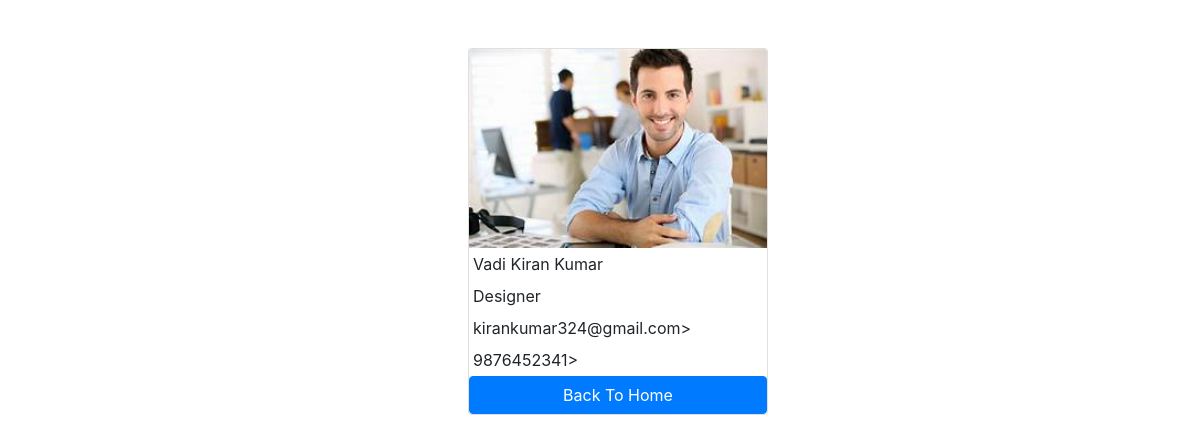
Screenshot of /employees/5/ with the database file from the repository.
### salary/models.py (models this page shows, shortened)
class Employee(models.Model):
    first_name=models.CharField(max_length=100)
    last_name=models.CharField(max_length=100)
    photo=models.ImageField(upload_to='images')
    designation=models.CharField(max_length=100)
    email_address=models.EmailField(max_length=100,unique=True)
    phone_number=models.CharField(max_length=10,blank=True)

### salary/views.py (the view)
# urls.py: path('<int:pk>/',views.employee_detail,name='employee_detail'),
def employee_detail(request,pk):
    employee=get_object_or_404(Employee,pk=pk)
    context={
        'employee':employee,
    }
    return render(request,'employee_detail.html',context)

### templates/employee_detail.html (shortened to what this page needs)
<!DOCTYPE html>
<html lang="en">
<head>
    <link rel="stylesheet" href="https://cdn.jsdelivr.net/npm/bootstrap@4.6.2/dist/css/bootstrap.min.css">
</head>
<body>
    <div class="container m-5">
        <div class="card mx-auto" style="width: 300px">
            <img src="{{employee.photo.url}}" class="card-img-top" alt="">
         <p class="card-text m-1">{{employee.first_name}} {{employee.last_name}}</p>
         <p class="card-text m-1">{{employee.designation}}</p>
         <p class="card-text m-1">{{employee.email_address}}></p>
         <p class="card-text m-1">{{employee.phone_number}}></p>
         <a href="{% url "home" %}" class="btn btn-primary">Back To Home</a>
        </div>
    </div>
</body>
</html>

### rows the page displays
Employee: photo (picture), first_name "Vadi", last_name "Kiran Kumar", designation "Designer", email_address "kirankumar324@gmail.com", phone_number "9876452341"
